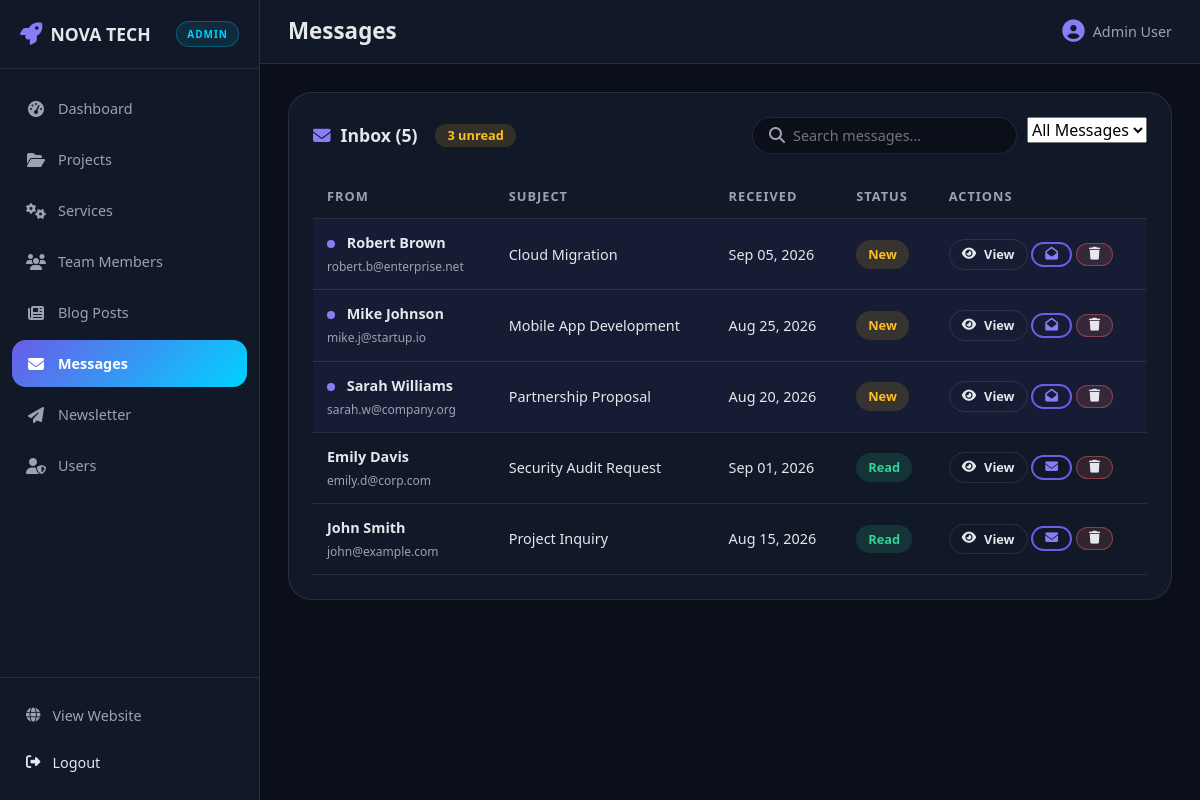
Page /admin/messages.php (signed in) on the committed database.
### tables this page shows
CREATE TABLE IF NOT EXISTS contact_messages (
    id INT AUTO_INCREMENT PRIMARY KEY,
    name VARCHAR(150) NOT NULL,
    email VARCHAR(255) NOT NULL,
    phone VARCHAR(30) DEFAULT NULL,
    subject VARCHAR(300) NOT NULL,
    message TEXT NOT NULL,
    is_read TINYINT(1) DEFAULT 0,
    created_at TIMESTAMP DEFAULT CURRENT_TIMESTAMP,
    INDEX idx_read (is_read),
    INDEX idx_email (email)
);

### includes/functions.php (called while the page is built, shortened)
<?php
function sanitize($input) {
    return htmlspecialchars(trim($input), ENT_QUOTES, 'UTF-8');
}
function base_url($path = '') {
    $base = SITE_URL;
    if (!empty($path)) {
        $base .= '/' . ltrim($path, '/');
    }
    return $base;
}
function fetch_all($pdo, $sql, $params = []) {
    $stmt = $pdo->prepare($sql);
    $stmt->execute($params);
    return $stmt->fetchAll();
}
function count_rows($pdo, $sql, $params = []) {
    $stmt = $pdo->prepare($sql);
    $stmt->execute($params);
    $result = $stmt->fetch();
    return $result['total'] ?? 0;
}
function truncate($text, $length = 150) {
    if (strlen($text) <= $length) return $text;
    return substr($text, 0, $length) . '...';
}
function format_date($date, $format = 'M d, Y') {
    return date($format, strtotime($date));
}

### admin/messages.php (the view, shortened to what this page needs)
<?php
require_once __DIR__ . '/../config/database.php';
require_once __DIR__ . '/../includes/functions.php';
$search = trim($_GET['search'] ?? '');
$where = []; $params = [];
$where_sql = $where ? 'WHERE '.implode(' AND ', $where) : '';
$messages = fetch_all($pdo, "SELECT * FROM contact_messages $where_sql ORDER BY is_read ASC, created_at DESC", $params);
$unread_count = count_rows($pdo, "SELECT COUNT(*) as total FROM contact_messages WHERE is_read = 0");
include __DIR__ . '/includes/layout_start.php';
?>
<div class="admin-panel">
    <div class="admin-panel__tools">
        <h2 class="admin-panel__title" style="margin:0;">
            <i class="fas fa-envelope"></i> Inbox (<?= count($messages) ?>)
            <?php if ($unread_count > 0): ?>
                <span class="badge badge--pending" style="margin-left:8px;"><?= (int)$unread_count ?> unread</span>
            <?php endif; ?>
        </h2>
        <div style="display:flex;gap:10px;flex-wrap:wrap;">
            <form method="GET" class="admin-search">
                <i class="fas fa-search"></i>
                <input type="text" name="search" placeholder="Search messages..." value="<?= sanitize($search) ?>">
            </form>
            <form method="GET">
                <select name="status" class="admin-filter" onchange="this.form.submit()">
                    <option value="">All Messages</option>
                </select>
            </form>
        </div>
    </div>
    <div class="admin-table-wrap">
        <table class="admin-table">
            <thead>
                <tr><th>From</th><th>Subject</th><th>Received</th><th>Status</th><th>Actions</th></tr>
            </thead>
            <tbody>
            <?php if (empty($messages)): ?>
                <tr><td colspan="5" style="text-align:center;padding:30px;color:var(--color-text-muted);">No messages found.</td></tr>
            <?php else: ?>
                <?php foreach ($messages as $msg): ?>
                <tr class="<?= $msg['is_read'] ? '' : 'unread-row' ?>">
                    <td>
                        <strong><?= sanitize($msg['name']) ?></strong><br>
                        <small class="text-muted"><?= sanitize($msg['email']) ?></small>
                    </td>
                    <td><?= sanitize(truncate($msg['subject'], 45)) ?></td>
                    <td><?= format_date($msg['created_at']) ?></td>
                    <td><?= $msg['is_read'] ? '<span class="badge badge--done">Read</span>' : '<span class="badge badge--pending">New</span>' ?></td>
                    <td style="white-space:nowrap;">
                        <a class="btn btn--ghost btn--sm" href="<?= base_url('admin/messages.php?view=' . $msg['id']) ?>"><i class="fas fa-eye"></i> View</a>
                        <form method="POST" style="display:inline;">
                            <button class="btn btn--outline btn--sm" type="submit">
                                <i class="fas fa-<?= $msg['is_read'] ? 'envelope' : 'envelope-open' ?>"></i>
                            </button>
                        </form>
                        <form method="POST" onsubmit="return confirm('Delete this message?')" style="display:inline;">
                            <button class="btn btn--danger btn--sm" type="submit"><i class="fas fa-trash"></i></button>
                        </form>
                    </td>
                </tr>
                <?php endforeach; ?>
            <?php endif; ?>
            </tbody>
        </table>
    </div>
</div>
<?php include __DIR__ . '/includes/layout_end.php'; ?>

### css/style.css (style rules this page uses)
:root { --color-primary: #6c5ce7; --color-primary-dark: #5a4bd1; --color-primary-light: #8b7cf6; --color-accent: #00d2ff; --color-accent-2: #ff6b6b; --color-bg: #0b0f1a; --color-bg-2: #111827; --color-bg-3: #1a2234; --color-text: #e5e7eb; --color-text-muted: #9ca3af; --color-border: rgba(255, 255, 255, 0.1); --color-white: #ffffff; --gradient-primary: linear-gradient(135deg, var(--color-primary), var(--color-accent)); --gradient-text: linear-gradient(90deg, var(--color-primary-light), var(--color-accent)); --shadow-sm: 0 2px 8px rgba(0, 0, 0, 0.25); --shadow-md: 0 8px 24px rgba(0, 0, 0, 0.3); --shadow-lg: 0 16px 48px rgba(0, 0, 0, 0.4); --container-max: 1200px; --radius-sm: 8px; --radius-md: 14px; --radius-lg: 24px; --radius-full: 999px; --font-sans: 'Segoe UI', -apple-system, BlinkMacSystemFont, Roboto, Helvetica, Arial, sans-serif; --size-xs: 0.8rem; --size-sm: 0.9rem; --size-base: 1rem; --size-lg: 1.1rem; --size-xl: 1.4rem; --size-2xl: 2rem; --size-3xl: 2.8rem; --transition: all 0.3s ease; }
*, *::before, *::after { margin: 0; padding: 0; box-sizing: border-box; }
html { scroll-behavior: smooth; scroll-padding-top: 90px; }
body { font-family: var(--font-sans); background-color: var(--color-bg); color: var(--color-text); line-height: 1.6; overflow-x: hidden; }
a { text-decoration: none; color: inherit; }
button { font-family: inherit; cursor: pointer; border: none; background: none; color: inherit; }
input, textarea, select { font-family: inherit; font-size: var(--size-base); }
h1, h2, h3, h4, h5, h6 { line-height: 1.2; font-weight: 700; }
.btn { display: inline-flex; align-items: center; justify-content: center; gap: 8px; padding: 14px 28px; font-size: var(--size-base); font-weight: 600; border-radius: var(--radius-full); transition: var(--transition); white-space: nowrap; text-align: center; }
.btn--outline { border: 2px solid var(--color-primary); color: var(--color-primary-light); }
.btn--ghost { color: var(--color-text); border: 1px solid var(--color-border); }
.btn--sm { padding: 9px 20px; font-size: var(--size-sm); }
.badge { display: inline-block; padding: 4px 12px; font-size: var(--size-xs); font-weight: 600; border-radius: var(--radius-full); }
.badge--done { color: #34d399; background: rgba(52, 211, 153, 0.14); }
.badge--pending { color: #fbbf24; background: rgba(251, 191, 36, 0.14); }

### css/animations.css (style rules this page uses)
.btn { position: relative; overflow: hidden; }
.btn::after { content: ""; position: absolute; top: 0; left: -100%; width: 60%; height: 100%; background: linear-gradient(90deg, transparent, rgba(255, 255, 255, 0.25), transparent); transform: skewX(-20deg); transition: left 0.5s ease; }

### rows in the picture
contact_messages: name "Robert Brown", email "robert.b@enterprise.net", subject "Cloud Migration", created_at "Sep 05, 2026", is_read "New"
contact_messages: name "Mike Johnson", email "mike.j@startup.io", subject "Mobile App Development", created_at "Aug 25, 2026", is_read "New"
contact_messages: name "Sarah Williams", email "sarah.w@company.org", subject "Partnership Proposal", created_at "Aug 20, 2026", is_read "New"
contact_messages: name "Emily Davis", email "emily.d@corp.com", subject "Security Audit Request", created_at "Sep 01, 2026", is_read "Read"
contact_messages: name "John Smith", email "john@example.com", subject "Project Inquiry", created_at "Aug 15, 2026", is_read "Read"

### other values in the picture
$admin_page_title "Messages"
$_SESSION['user_name'] "Admin User"
count($messages) "5"
$unread_count "3"
